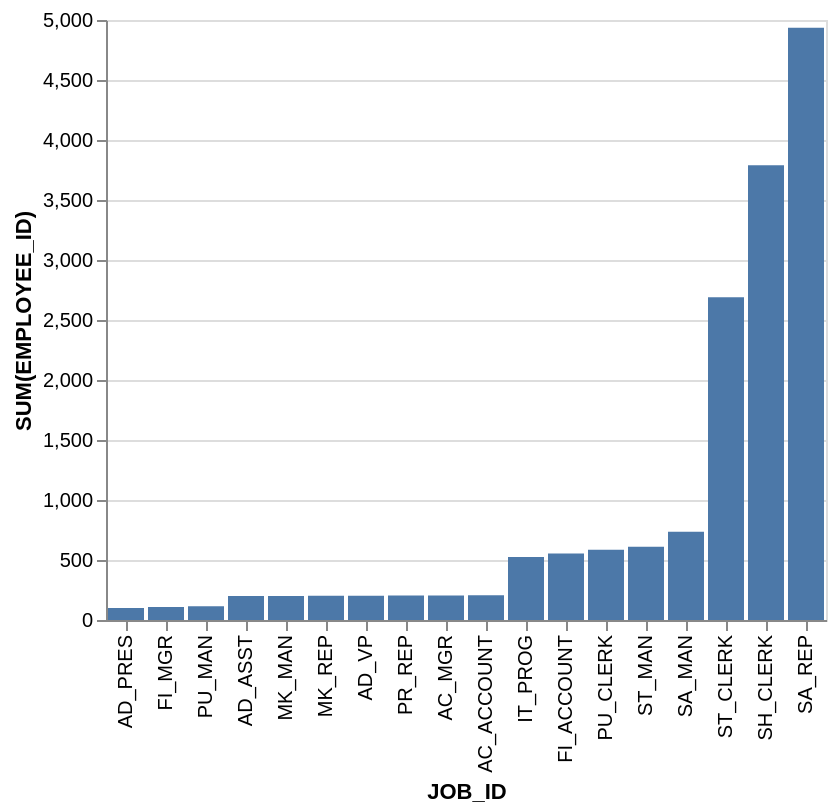

Describe this chart as a Vega-Lite specification.
### Vega-Lite specification from a JSON file in a GitHub repository (floating-point values rounded to 4 significant figures)
{"data": {"values": [{"x_data": "AC_ACCOUNT", "y_data": 206}, {"x_data": "AC_MGR", "y_data": 205}, {"x_data": "AD_ASST", "y_data": 200}, {"x_data": "AD_PRES", "y_data": 100}, {"x_data": "AD_VP", "y_data": 203}, {"x_data": "FI_ACCOUNT", "y_data": 555}, {"x_data": "FI_MGR", "y_data": 108}, {"x_data": "IT_PROG", "y_data": 525}, {"x_data": "MK_MAN", "y_data": 201}, {"x_data": "MK_REP", "y_data": 202}, {"x_data": "PR_REP", "y_data": 204}, {"x_data": "PU_CLERK", "y_data": 585}, {"x_data": "PU_MAN", "y_data": 114}, {"x_data": "SA_MAN", "y_data": 735}, {"x_data": "SA_REP", "y_data": 4935}, {"x_data": "SH_CLERK", "y_data": 3790}, {"x_data": "ST_CLERK", "y_data": 2690}, {"x_data": "ST_MAN", "y_data": 610}]}, "mark": "bar", "encoding": {"x": {"field": "x_data", "type": "nominal", "title": "JOB_ID", "sort": {"op": "sum", "field": "y_data", "order": "ascending"}}, "y": {"field": "y_data", "type": "quantitative", "title": "SUM(EMPLOYEE_ID)"}}}
